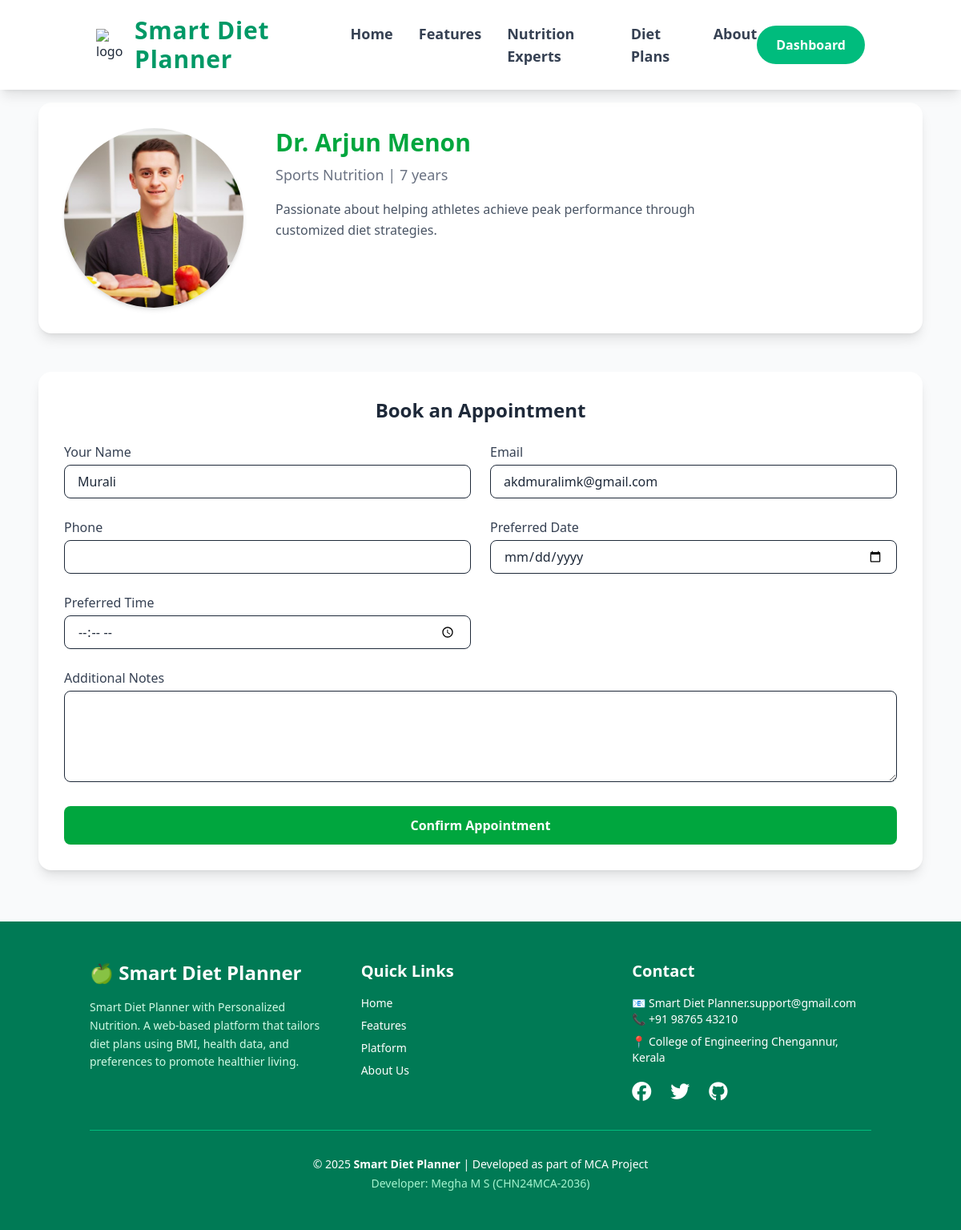
The app's page /home/contact.php?nutritionist_id=6 (signed in) with its own data.
### tables this page shows
CREATE TABLE `nutritionists` (
  `id` int NOT NULL,
  `name` varchar(100) NOT NULL,
  `email` varchar(100) NOT NULL,
  `password` varchar(255) NOT NULL,
  `phone` varchar(20) DEFAULT NULL,
  `specialization` varchar(100) DEFAULT NULL,
  `experience` int DEFAULT '0',
  `description` text,
  `image` varchar(255) DEFAULT NULL,
  `status` enum('pending','approved','rejected') DEFAULT 'pending',
  `created_at` timestamp NULL DEFAULT CURRENT_TIMESTAMP
);

CREATE TABLE `reg` (
  `id` int NOT NULL,
  `name` varchar(100) DEFAULT NULL,
  `age` int DEFAULT NULL,
  `weight` float DEFAULT NULL,
  `height` float DEFAULT NULL,
  `email` varchar(150) DEFAULT NULL,
  `password` varchar(255) DEFAULT NULL,
  `gender` varchar(20) DEFAULT NULL,
  `health_issues` text,
  `dietary` varchar(50) DEFAULT NULL,
  `goal` varchar(50) DEFAULT NULL,
  `activity` varchar(50) DEFAULT NULL,
  `meal_type` varchar(50) DEFAULT NULL,
  `type` int DEFAULT NULL,
  `created_at` timestamp NULL DEFAULT CURRENT_TIMESTAMP
);

### home/contact.php (the view, shortened to what this page needs)
        ?><script> location.replace("nutrionist.php"); </script><?php
include 'components/head.php';
include 'components/navbar.php';
include(__DIR__ . '/../config/db_conn.php');
$user_id = $_SESSION['user_id'];
$user_sql = "SELECT name, email FROM reg WHERE id = $user_id";
$user_result = mysqli_query($connection, $user_sql);
$user = mysqli_fetch_assoc($user_result);
$nutri_id = intval($_GET['nutritionist_id']);
$nutri_sql = "SELECT * FROM nutritionists WHERE id = $nutri_id";
$nutri_result = mysqli_query($connection, $nutri_sql);
$nutritionist = mysqli_fetch_assoc($nutri_result);
?>
<main class="max-w-6xl mx-auto pt-32 px-6 space-y-12">
  <div class="bg-white rounded-2xl shadow-lg p-8 flex flex-col md:flex-row items-center md:items-start md:space-x-10">
    <img src="../nutrionist//<?php echo htmlspecialchars($nutritionist['image']); ?>"
         alt="<?php echo htmlspecialchars($nutritionist['name']); ?>"
         class="w-56 h-56 object-cover rounded-full shadow-md">
    <div class="mt-6 md:mt-0 text-center md:text-left">
      <h2 class="text-3xl font-bold text-green-600"><?php echo htmlspecialchars($nutritionist['name']); ?></h2>
      <p class="text-gray-500 text-lg mt-2">
        <?php echo htmlspecialchars($nutritionist['specialization']); ?> |
        <?php echo intval($nutritionist['experience']); ?> years
      </p>
      <p class="text-gray-600 mt-4 leading-relaxed max-w-xl"><?php echo htmlspecialchars($nutritionist['description']); ?></p>
    </div>
  </div>
  <div class="bg-white rounded-2xl shadow-lg p-8">
    <h3 class="text-2xl font-bold text-gray-800 mb-6 text-center">Book an Appointment</h3>
    <form action="book_appointment.php" method="POST" class="grid grid-cols-1 md:grid-cols-2 gap-6">
      <div class="md:col-span-1">
        <label class="block text-gray-700 font-medium mb-1">Your Name</label>
        <input type="text" name="name" value="<?php echo htmlspecialchars($user['name']); ?>" required
               class="w-full border rounded-lg px-4 py-2 focus:ring-2 focus:ring-green-500">
      </div>
      <div class="md:col-span-1">
        <label class="block text-gray-700 font-medium mb-1">Email</label>
        <input type="email" name="email" value="<?php echo htmlspecialchars($user['email']); ?>" required
               class="w-full border rounded-lg px-4 py-2 focus:ring-2 focus:ring-green-500">
      </div>
      <div class="md:col-span-1">
        <label class="block text-gray-700 font-medium mb-1">Phone</label>
        <input type="tel" name="phone" required
               class="w-full border rounded-lg px-4 py-2 focus:ring-2 focus:ring-green-500">
      </div>
      <div class="md:col-span-1">
        <label class="block text-gray-700 font-medium mb-1">Preferred Date</label>
        <input type="date" name="date" required
               class="w-full border rounded-lg px-4 py-2 focus:ring-2 focus:ring-green-500">
      </div>
      <div class="md:col-span-1">
        <label class="block text-gray-700 font-medium mb-1">Preferred Time</label>
        <input type="time" name="time" required
               class="w-full border rounded-lg px-4 py-2 focus:ring-2 focus:ring-green-500">
      </div>
      <div class="md:col-span-2">
        <label class="block text-gray-700 font-medium mb-1">Additional Notes</label>
        <textarea name="notes" rows="4"
                  class="w-full border rounded-lg px-4 py-2 focus:ring-2 focus:ring-green-500"></textarea>
      </div>
      <div class="md:col-span-2">
        <button type="submit"
                class="w-full bg-green-600 text-white font-semibold py-3 rounded-lg hover:bg-green-700 transition">
          Confirm Appointment
        </button>
      </div>
    </form>
  </div>
</main>
<?php include 'components/footer.php'; ?>

### records on screen
nutritionists: image (picture), name "Dr. Arjun Menon", specialization "Sports Nutrition", experience "7", description "Passionate about helping athletes achieve peak performance through customized diet strategies."
reg: name "Murali", email "akdmuralimk@gmail.com"
